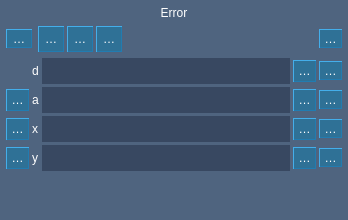
<?xml version="1.0" encoding="UTF-8"?>
<ui version="4.0">
 <class>QgsAdvancedDigitizingDockWidgetBase</class>
 <widget class="QgsDockWidget" name="QgsAdvancedDigitizingDockWidgetBase">
  <property name="geometry">
   <rect>
    <x>0</x>
    <y>0</y>
    <width>348</width>
    <height>220</height>
   </rect>
  </property>
  <property name="maximumSize">
   <size>
    <width>524287</width>
    <height>220</height>
   </size>
  </property>
  <property name="styleSheet">
   <string notr="true">QDockWidget{
	color:#ffffff;
	background-color:#4f647f;
}
</string>
  </property>
  <property name="windowTitle">
   <string>Advanced Digitizing</string>
  </property>
  <widget class="QWidget" name="dockWidgetContents">
   <property name="styleSheet">
    <string notr="true">QWidget{
	color:#ffffff;
	background-color:#4f647f;
}
</string>
   </property>
   <layout class="QGridLayout" name="gridLayout">
    <property name="leftMargin">
     <number>0</number>
    </property>
    <property name="topMargin">
     <number>0</number>
    </property>
    <property name="rightMargin">
     <number>0</number>
    </property>
    <property name="bottomMargin">
     <number>0</number>
    </property>
    <property name="spacing">
     <number>6</number>
    </property>
    <item row="0" column="0">
     <layout class="QVBoxLayout" name="mLayout">
      <property name="leftMargin">
       <number>6</number>
      </property>
      <property name="topMargin">
       <number>6</number>
      </property>
      <property name="rightMargin">
       <number>6</number>
      </property>
      <property name="bottomMargin">
       <number>6</number>
      </property>
      <item>
       <widget class="QLabel" name="mErrorLabel">
        <property name="sizePolicy">
         <sizepolicy hsizetype="MinimumExpanding" vsizetype="MinimumExpanding">
          <horstretch>0</horstretch>
          <verstretch>0</verstretch>
         </sizepolicy>
        </property>
        <property name="text">
         <string>Error</string>
        </property>
        <property name="alignment">
         <set>Qt::AlignCenter</set>
        </property>
        <property name="wordWrap">
         <bool>true</bool>
        </property>
       </widget>
      </item>
      <item>
       <widget class="QWidget" name="mCadWidget" native="true">
        <layout class="QVBoxLayout" name="verticalLayout">
         <property name="leftMargin">
          <number>0</number>
         </property>
         <property name="topMargin">
          <number>0</number>
         </property>
         <property name="rightMargin">
          <number>0</number>
         </property>
         <property name="bottomMargin">
          <number>0</number>
         </property>
         <item>
          <layout class="QHBoxLayout" name="mButtonsLayout">
           <item>
            <widget class="QToolButton" name="mEnabledButton">
             <property name="minimumSize">
              <size>
               <width>26</width>
               <height>18</height>
              </size>
             </property>
             <property name="toolTip">
              <string>&lt;html&gt;&lt;head/&gt;&lt;body&gt;&lt;p&gt;&lt;br/&gt;&lt;/p&gt;&lt;/body&gt;&lt;/html&gt;</string>
             </property>
             <property name="styleSheet">
              <string notr="true">QToolButton{
	color:#ffffff;
	background-color:#2f7196;
	border-top:1px solid #44aeea;
	border-left:1px solid #44aeea;
	border-bottom:1px solid #217cb1;
	border-right:1px solid #217cb1;
}

QToolButton:hover{
	color:#ffffff;
	background-color:#0f8dc8;
}

QToolButton:pressed{
	color:#ffffff;
	background-color:#256081;
	border:1px solid #44aeea;	
}</string>
             </property>
             <property name="text">
              <string>…</string>
             </property>
             <property name="iconSize">
              <size>
               <width>24</width>
               <height>24</height>
              </size>
             </property>
             <property name="checkable">
              <bool>true</bool>
             </property>
            </widget>
           </item>
           <item>
            <widget class="QWidget" name="mCadButtons" native="true">
             <property name="sizePolicy">
              <sizepolicy hsizetype="MinimumExpanding" vsizetype="Preferred">
               <horstretch>0</horstretch>
               <verstretch>0</verstretch>
              </sizepolicy>
             </property>
             <layout class="QGridLayout" name="gridLayout_2">
              <property name="leftMargin">
               <number>0</number>
              </property>
              <property name="topMargin">
               <number>0</number>
              </property>
              <property name="rightMargin">
               <number>0</number>
              </property>
              <property name="bottomMargin">
               <number>0</number>
              </property>
              <property name="spacing">
               <number>3</number>
              </property>
              <item row="0" column="2">
               <widget class="QToolButton" name="mParallelButton">
                <property name="minimumSize">
                 <size>
                  <width>26</width>
                  <height>26</height>
                 </size>
                </property>
                <property name="toolTip">
                 <string/>
                </property>
                <property name="styleSheet">
                 <string notr="true">QToolButton{
	color:#ffffff;
	background-color:#2f7196;
	border-top:1px solid #44aeea;
	border-left:1px solid #44aeea;
	border-bottom:1px solid #217cb1;
	border-right:1px solid #217cb1;
}

QToolButton:hover{
	color:#ffffff;
	background-color:#0f8dc8;
}

QToolButton:pressed{
	color:#ffffff;
	background-color:#256081;
	border:1px solid #44aeea;	
}</string>
                </property>
                <property name="text">
                 <string>…</string>
                </property>
                <property name="icon">
                 <iconset>
                  <normaloff>:/images/themes/default/cadtools/parallel.png</normaloff>:/images/themes/default/cadtools/parallel.png</iconset>
                </property>
                <property name="iconSize">
                 <size>
                  <width>24</width>
                  <height>24</height>
                 </size>
                </property>
                <property name="checkable">
                 <bool>true</bool>
                </property>
               </widget>
              </item>
              <item row="0" column="1">
               <widget class="QToolButton" name="mPerpendicularButton">
                <property name="minimumSize">
                 <size>
                  <width>26</width>
                  <height>26</height>
                 </size>
                </property>
                <property name="toolTip">
                 <string/>
                </property>
                <property name="styleSheet">
                 <string notr="true">QToolButton{
	color:#ffffff;
	background-color:#2f7196;
	border-top:1px solid #44aeea;
	border-left:1px solid #44aeea;
	border-bottom:1px solid #217cb1;
	border-right:1px solid #217cb1;
}

QToolButton:hover{
	color:#ffffff;
	background-color:#0f8dc8;
}

QToolButton:pressed{
	color:#ffffff;
	background-color:#256081;
	border:1px solid #44aeea;	
}</string>
                </property>
                <property name="text">
                 <string>…</string>
                </property>
                <property name="icon">
                 <iconset>
                  <normaloff>:/images/themes/default/cadtools/perpendicular.png</normaloff>:/images/themes/default/cadtools/perpendicular.png</iconset>
                </property>
                <property name="iconSize">
                 <size>
                  <width>24</width>
                  <height>24</height>
                 </size>
                </property>
                <property name="checkable">
                 <bool>true</bool>
                </property>
               </widget>
              </item>
              <item row="0" column="0">
               <widget class="QToolButton" name="mConstructionModeButton">
                <property name="minimumSize">
                 <size>
                  <width>26</width>
                  <height>26</height>
                 </size>
                </property>
                <property name="toolTip">
                 <string/>
                </property>
                <property name="styleSheet">
                 <string notr="true">QToolButton{
	color:#ffffff;
	background-color:#2f7196;
	border-top:1px solid #44aeea;
	border-left:1px solid #44aeea;
	border-bottom:1px solid #217cb1;
	border-right:1px solid #217cb1;
}

QToolButton:hover{
	color:#ffffff;
	background-color:#0f8dc8;
}

QToolButton:pressed{
	color:#ffffff;
	background-color:#256081;
	border:1px solid #44aeea;	
}</string>
                </property>
                <property name="text">
                 <string>…</string>
                </property>
                <property name="icon">
                 <iconset>
                  <normaloff>:/images/themes/default/cadtools/construction.png</normaloff>:/images/themes/default/cadtools/construction.png</iconset>
                </property>
                <property name="iconSize">
                 <size>
                  <width>24</width>
                  <height>24</height>
                 </size>
                </property>
                <property name="checkable">
                 <bool>true</bool>
                </property>
               </widget>
              </item>
              <item row="0" column="3">
               <spacer name="horizontalSpacer">
                <property name="orientation">
                 <enum>Qt::Horizontal</enum>
                </property>
                <property name="sizeHint" stdset="0">
                 <size>
                  <width>40</width>
                  <height>20</height>
                 </size>
                </property>
               </spacer>
              </item>
              <item row="0" column="4">
               <widget class="QToolButton" name="mSettingsButton">
                <property name="minimumSize">
                 <size>
                  <width>0</width>
                  <height>18</height>
                 </size>
                </property>
                <property name="styleSheet">
                 <string notr="true">QToolButton{
	color:#ffffff;
	background-color:#2f7196;
	border-top:1px solid #44aeea;
	border-left:1px solid #44aeea;
	border-bottom:1px solid #217cb1;
	border-right:1px solid #217cb1;
}

QToolButton:hover{
	color:#ffffff;
	background-color:#0f8dc8;
}

QToolButton:pressed{
	color:#ffffff;
	background-color:#256081;
	border:1px solid #44aeea;	
}</string>
                </property>
                <property name="text">
                 <string>…</string>
                </property>
                <property name="icon">
                 <iconset>
                  <normaloff>:/images/themes/default/propertyicons/settings.svg</normaloff>:/images/themes/default/propertyicons/settings.svg</iconset>
                </property>
                <property name="popupMode">
                 <enum>QToolButton::InstantPopup</enum>
                </property>
               </widget>
              </item>
             </layout>
            </widget>
           </item>
          </layout>
         </item>
         <item>
          <widget class="QWidget" name="mInputWidgets" native="true">
           <layout class="QGridLayout" name="mInputLayout">
            <property name="leftMargin">
             <number>0</number>
            </property>
            <property name="topMargin">
             <number>0</number>
            </property>
            <property name="rightMargin">
             <number>0</number>
            </property>
            <property name="bottomMargin">
             <number>0</number>
            </property>
            <property name="spacing">
             <number>3</number>
            </property>
            <item row="3" column="1">
             <widget class="QLabel" name="label_4">
              <property name="text">
               <string>y</string>
              </property>
             </widget>
            </item>
            <item row="3" column="2">
             <widget class="QLineEdit" name="mYLineEdit">
              <property name="minimumSize">
               <size>
                <width>0</width>
                <height>26</height>
               </size>
              </property>
              <property name="toolTip">
               <string/>
              </property>
              <property name="styleSheet">
               <string notr="true">QLineEdit{
	color:#ffffff;
	background-color:#384861;
	border:0px;
}

QLineEdit:hover{
	color:#ffffff;
	background-color:#384861;
	border:1px solid #2ba3e7;
}</string>
              </property>
             </widget>
            </item>
            <item row="3" column="3">
             <widget class="QToolButton" name="mLockYButton">
              <property name="minimumSize">
               <size>
                <width>22</width>
                <height>22</height>
               </size>
              </property>
              <property name="toolTip">
               <string/>
              </property>
              <property name="styleSheet">
               <string notr="true">QToolButton{
	color:#ffffff;
	background-color:#2f7196;
	border-top:1px solid #44aeea;
	border-left:1px solid #44aeea;
	border-bottom:1px solid #217cb1;
	border-right:1px solid #217cb1;
}

QToolButton:hover{
	color:#ffffff;
	background-color:#0f8dc8;
}

QToolButton:pressed{
	color:#ffffff;
	background-color:#256081;
	border:1px solid #44aeea;	
}</string>
              </property>
              <property name="text">
               <string>…</string>
              </property>
              <property name="icon">
               <iconset>
                <normaloff>:/images/themes/default/cadtools/lock.png</normaloff>:/images/themes/default/cadtools/lock.png</iconset>
              </property>
              <property name="checkable">
               <bool>true</bool>
              </property>
             </widget>
            </item>
            <item row="2" column="3">
             <widget class="QToolButton" name="mLockXButton">
              <property name="minimumSize">
               <size>
                <width>22</width>
                <height>22</height>
               </size>
              </property>
              <property name="toolTip">
               <string/>
              </property>
              <property name="styleSheet">
               <string notr="true">QToolButton{
	color:#ffffff;
	background-color:#2f7196;
	border-top:1px solid #44aeea;
	border-left:1px solid #44aeea;
	border-bottom:1px solid #217cb1;
	border-right:1px solid #217cb1;
}

QToolButton:hover{
	color:#ffffff;
	background-color:#0f8dc8;
}

QToolButton:pressed{
	color:#ffffff;
	background-color:#256081;
	border:1px solid #44aeea;	
}</string>
              </property>
              <property name="text">
               <string>…</string>
              </property>
              <property name="icon">
               <iconset>
                <normaloff>:/images/themes/default/cadtools/lock.png</normaloff>:/images/themes/default/cadtools/lock.png</iconset>
              </property>
              <property name="checkable">
               <bool>true</bool>
              </property>
             </widget>
            </item>
            <item row="3" column="0">
             <widget class="QToolButton" name="mRelativeYButton">
              <property name="minimumSize">
               <size>
                <width>22</width>
                <height>22</height>
               </size>
              </property>
              <property name="toolTip">
               <string/>
              </property>
              <property name="styleSheet">
               <string notr="true">QToolButton{
	color:#ffffff;
	background-color:#2f7196;
	border-top:1px solid #44aeea;
	border-left:1px solid #44aeea;
	border-bottom:1px solid #217cb1;
	border-right:1px solid #217cb1;
}

QToolButton:hover{
	color:#ffffff;
	background-color:#0f8dc8;
}

QToolButton:pressed{
	color:#ffffff;
	background-color:#256081;
	border:1px solid #44aeea;	
}</string>
              </property>
              <property name="text">
               <string>…</string>
              </property>
              <property name="icon">
               <iconset>
                <normaloff>:/images/themes/default/cadtools/delta.png</normaloff>:/images/themes/default/cadtools/delta.png</iconset>
              </property>
              <property name="checkable">
               <bool>true</bool>
              </property>
             </widget>
            </item>
            <item row="1" column="3">
             <widget class="QToolButton" name="mLockAngleButton">
              <property name="minimumSize">
               <size>
                <width>22</width>
                <height>22</height>
               </size>
              </property>
              <property name="toolTip">
               <string/>
              </property>
              <property name="styleSheet">
               <string notr="true">QToolButton{
	color:#ffffff;
	background-color:#2f7196;
	border-top:1px solid #44aeea;
	border-left:1px solid #44aeea;
	border-bottom:1px solid #217cb1;
	border-right:1px solid #217cb1;
}

QToolButton:hover{
	color:#ffffff;
	background-color:#0f8dc8;
}

QToolButton:pressed{
	color:#ffffff;
	background-color:#256081;
	border:1px solid #44aeea;	
}</string>
              </property>
              <property name="text">
               <string>…</string>
              </property>
              <property name="icon">
               <iconset>
                <normaloff>:/images/themes/default/cadtools/lock.png</normaloff>:/images/themes/default/cadtools/lock.png</iconset>
              </property>
              <property name="checkable">
               <bool>true</bool>
              </property>
             </widget>
            </item>
            <item row="2" column="2">
             <widget class="QLineEdit" name="mXLineEdit">
              <property name="minimumSize">
               <size>
                <width>0</width>
                <height>26</height>
               </size>
              </property>
              <property name="toolTip">
               <string/>
              </property>
              <property name="styleSheet">
               <string notr="true">QLineEdit{
	color:#ffffff;
	background-color:#384861;
	border:0px;
}

QLineEdit:hover{
	color:#ffffff;
	background-color:#384861;
	border:1px solid #2ba3e7;
}</string>
              </property>
             </widget>
            </item>
            <item row="1" column="1">
             <widget class="QLabel" name="label_2">
              <property name="text">
               <string>a</string>
              </property>
             </widget>
            </item>
            <item row="1" column="0">
             <widget class="QToolButton" name="mRelativeAngleButton">
              <property name="minimumSize">
               <size>
                <width>22</width>
                <height>22</height>
               </size>
              </property>
              <property name="toolTip">
               <string/>
              </property>
              <property name="styleSheet">
               <string notr="true">QToolButton{
	color:#ffffff;
	background-color:#2f7196;
	border-top:1px solid #44aeea;
	border-left:1px solid #44aeea;
	border-bottom:1px solid #217cb1;
	border-right:1px solid #217cb1;
}

QToolButton:hover{
	color:#ffffff;
	background-color:#0f8dc8;
}

QToolButton:pressed{
	color:#ffffff;
	background-color:#256081;
	border:1px solid #44aeea;	
}</string>
              </property>
              <property name="text">
               <string>…</string>
              </property>
              <property name="icon">
               <iconset>
                <normaloff>:/images/themes/default/cadtools/delta.png</normaloff>:/images/themes/default/cadtools/delta.png</iconset>
              </property>
              <property name="checkable">
               <bool>true</bool>
              </property>
              <property name="checked">
               <bool>true</bool>
              </property>
             </widget>
            </item>
            <item row="1" column="2">
             <widget class="QLineEdit" name="mAngleLineEdit">
              <property name="minimumSize">
               <size>
                <width>0</width>
                <height>26</height>
               </size>
              </property>
              <property name="toolTip">
               <string/>
              </property>
              <property name="styleSheet">
               <string notr="true">QLineEdit{
	color:#ffffff;
	background-color:#384861;
	border:0px;
}

QLineEdit:hover{
	color:#ffffff;
	background-color:#384861;
	border:1px solid #2ba3e7;
}</string>
              </property>
             </widget>
            </item>
            <item row="2" column="1">
             <widget class="QLabel" name="label_3">
              <property name="text">
               <string>x</string>
              </property>
             </widget>
            </item>
            <item row="0" column="1">
             <widget class="QLabel" name="label">
              <property name="text">
               <string>d</string>
              </property>
             </widget>
            </item>
            <item row="0" column="3">
             <widget class="QToolButton" name="mLockDistanceButton">
              <property name="minimumSize">
               <size>
                <width>22</width>
                <height>22</height>
               </size>
              </property>
              <property name="toolTip">
               <string/>
              </property>
              <property name="styleSheet">
               <string notr="true">QToolButton{
	color:#ffffff;
	background-color:#2f7196;
	border-top:1px solid #44aeea;
	border-left:1px solid #44aeea;
	border-bottom:1px solid #217cb1;
	border-right:1px solid #217cb1;
}

QToolButton:hover{
	color:#ffffff;
	background-color:#0f8dc8;
}

QToolButton:pressed{
	color:#ffffff;
	background-color:#256081;
	border:1px solid #44aeea;	
}</string>
              </property>
              <property name="text">
               <string>…</string>
              </property>
              <property name="icon">
               <iconset>
                <normaloff>:/images/themes/default/cadtools/lock.png</normaloff>:/images/themes/default/cadtools/lock.png</iconset>
              </property>
              <property name="checkable">
               <bool>true</bool>
              </property>
             </widget>
            </item>
            <item row="0" column="2">
             <widget class="QLineEdit" name="mDistanceLineEdit">
              <property name="minimumSize">
               <size>
                <width>0</width>
                <height>26</height>
               </size>
              </property>
              <property name="toolTip">
               <string/>
              </property>
              <property name="styleSheet">
               <string notr="true">QLineEdit{
	color:#ffffff;
	background-color:#384861;
	border:0px;
}

QLineEdit:hover{
	color:#ffffff;
	background-color:#384861;
	border:1px solid #2ba3e7;
}</string>
              </property>
             </widget>
            </item>
            <item row="2" column="0">
             <widget class="QToolButton" name="mRelativeXButton">
              <property name="minimumSize">
               <size>
                <width>22</width>
                <height>22</height>
               </size>
              </property>
              <property name="toolTip">
               <string/>
              </property>
              <property name="styleSheet">
               <string notr="true">QToolButton{
	color:#ffffff;
	background-color:#2f7196;
	border-top:1px solid #44aeea;
	border-left:1px solid #44aeea;
	border-bottom:1px solid #217cb1;
	border-right:1px solid #217cb1;
}

QToolButton:hover{
	color:#ffffff;
	background-color:#0f8dc8;
}

QToolButton:pressed{
	color:#ffffff;
	background-color:#256081;
	border:1px solid #44aeea;	
}</string>
              </property>
              <property name="text">
               <string>…</string>
              </property>
              <property name="icon">
               <iconset>
                <normaloff>:/images/themes/default/cadtools/delta.png</normaloff>:/images/themes/default/cadtools/delta.png</iconset>
              </property>
              <property name="checkable">
               <bool>true</bool>
              </property>
             </widget>
            </item>
            <item row="0" column="4">
             <widget class="QToolButton" name="mRepeatingLockDistanceButton">
              <property name="minimumSize">
               <size>
                <width>0</width>
                <height>18</height>
               </size>
              </property>
              <property name="toolTip">
               <string/>
              </property>
              <property name="styleSheet">
               <string notr="true">QToolButton{
	color:#ffffff;
	background-color:#2f7196;
	border-top:1px solid #44aeea;
	border-left:1px solid #44aeea;
	border-bottom:1px solid #217cb1;
	border-right:1px solid #217cb1;
}

QToolButton:hover{
	color:#ffffff;
	background-color:#0f8dc8;
}

QToolButton:pressed{
	color:#ffffff;
	background-color:#256081;
	border:1px solid #44aeea;	
}</string>
              </property>
              <property name="text">
               <string>…</string>
              </property>
              <property name="icon">
               <iconset>
                <normaloff>:/images/themes/default/locked_repeating.svg</normaloff>:/images/themes/default/locked_repeating.svg</iconset>
              </property>
              <property name="checkable">
               <bool>true</bool>
              </property>
             </widget>
            </item>
            <item row="1" column="4">
             <widget class="QToolButton" name="mRepeatingLockAngleButton">
              <property name="minimumSize">
               <size>
                <width>0</width>
                <height>18</height>
               </size>
              </property>
              <property name="toolTip">
               <string/>
              </property>
              <property name="styleSheet">
               <string notr="true">QToolButton{
	color:#ffffff;
	background-color:#2f7196;
	border-top:1px solid #44aeea;
	border-left:1px solid #44aeea;
	border-bottom:1px solid #217cb1;
	border-right:1px solid #217cb1;
}

QToolButton:hover{
	color:#ffffff;
	background-color:#0f8dc8;
}

QToolButton:pressed{
	color:#ffffff;
	background-color:#256081;
	border:1px solid #44aeea;	
}</string>
              </property>
              <property name="text">
               <string>…</string>
              </property>
              <property name="icon">
               <iconset>
                <normaloff>:/images/themes/default/locked_repeating.svg</normaloff>:/images/themes/default/locked_repeating.svg</iconset>
              </property>
              <property name="checkable">
               <bool>true</bool>
              </property>
             </widget>
            </item>
            <item row="2" column="4">
             <widget class="QToolButton" name="mRepeatingLockXButton">
              <property name="minimumSize">
               <size>
                <width>0</width>
                <height>18</height>
               </size>
              </property>
              <property name="toolTip">
               <string/>
              </property>
              <property name="styleSheet">
               <string notr="true">QToolButton{
	color:#ffffff;
	background-color:#2f7196;
	border-top:1px solid #44aeea;
	border-left:1px solid #44aeea;
	border-bottom:1px solid #217cb1;
	border-right:1px solid #217cb1;
}

QToolButton:hover{
	color:#ffffff;
	background-color:#0f8dc8;
}

QToolButton:pressed{
	color:#ffffff;
	background-color:#256081;
	border:1px solid #44aeea;	
}</string>
              </property>
              <property name="text">
               <string>…</string>
              </property>
              <property name="icon">
               <iconset>
                <normaloff>:/images/themes/default/locked_repeating.svg</normaloff>:/images/themes/default/locked_repeating.svg</iconset>
              </property>
              <property name="checkable">
               <bool>true</bool>
              </property>
             </widget>
            </item>
            <item row="3" column="4">
             <widget class="QToolButton" name="mRepeatingLockYButton">
              <property name="minimumSize">
               <size>
                <width>0</width>
                <height>18</height>
               </size>
              </property>
              <property name="toolTip">
               <string/>
              </property>
              <property name="styleSheet">
               <string notr="true">QToolButton{
	color:#ffffff;
	background-color:#2f7196;
	border-top:1px solid #44aeea;
	border-left:1px solid #44aeea;
	border-bottom:1px solid #217cb1;
	border-right:1px solid #217cb1;
}

QToolButton:hover{
	color:#ffffff;
	background-color:#0f8dc8;
}

QToolButton:pressed{
	color:#ffffff;
	background-color:#256081;
	border:1px solid #44aeea;	
}</string>
              </property>
              <property name="text">
               <string>…</string>
              </property>
              <property name="icon">
               <iconset>
                <normaloff>:/images/themes/default/locked_repeating.svg</normaloff>:/images/themes/default/locked_repeating.svg</iconset>
              </property>
              <property name="checkable">
               <bool>true</bool>
              </property>
             </widget>
            </item>
           </layout>
          </widget>
         </item>
        </layout>
       </widget>
      </item>
     </layout>
    </item>
    <item row="1" column="0">
     <spacer name="verticalSpacer">
      <property name="orientation">
       <enum>Qt::Vertical</enum>
      </property>
      <property name="sizeHint" stdset="0">
       <size>
        <width>20</width>
        <height>40</height>
       </size>
      </property>
     </spacer>
    </item>
   </layout>
  </widget>
 </widget>
 <customwidgets>
  <customwidget>
   <class>QgsDockWidget</class>
   <extends>QDockWidget</extends>
   <header>qgsdockwidget.h</header>
   <container>1</container>
  </customwidget>
 </customwidgets>
 <tabstops>
  <tabstop>mEnabledButton</tabstop>
  <tabstop>mConstructionModeButton</tabstop>
  <tabstop>mPerpendicularButton</tabstop>
  <tabstop>mParallelButton</tabstop>
  <tabstop>mSettingsButton</tabstop>
  <tabstop>mDistanceLineEdit</tabstop>
  <tabstop>mLockDistanceButton</tabstop>
  <tabstop>mRepeatingLockDistanceButton</tabstop>
  <tabstop>mRelativeAngleButton</tabstop>
  <tabstop>mAngleLineEdit</tabstop>
  <tabstop>mLockAngleButton</tabstop>
  <tabstop>mRepeatingLockAngleButton</tabstop>
  <tabstop>mRelativeXButton</tabstop>
  <tabstop>mXLineEdit</tabstop>
  <tabstop>mLockXButton</tabstop>
  <tabstop>mRepeatingLockXButton</tabstop>
  <tabstop>mRelativeYButton</tabstop>
  <tabstop>mYLineEdit</tabstop>
  <tabstop>mLockYButton</tabstop>
  <tabstop>mRepeatingLockYButton</tabstop>
 </tabstops>
 <resources>
  <include location="ui.qrc"/>
 </resources>
 <connections/>
</ui>
